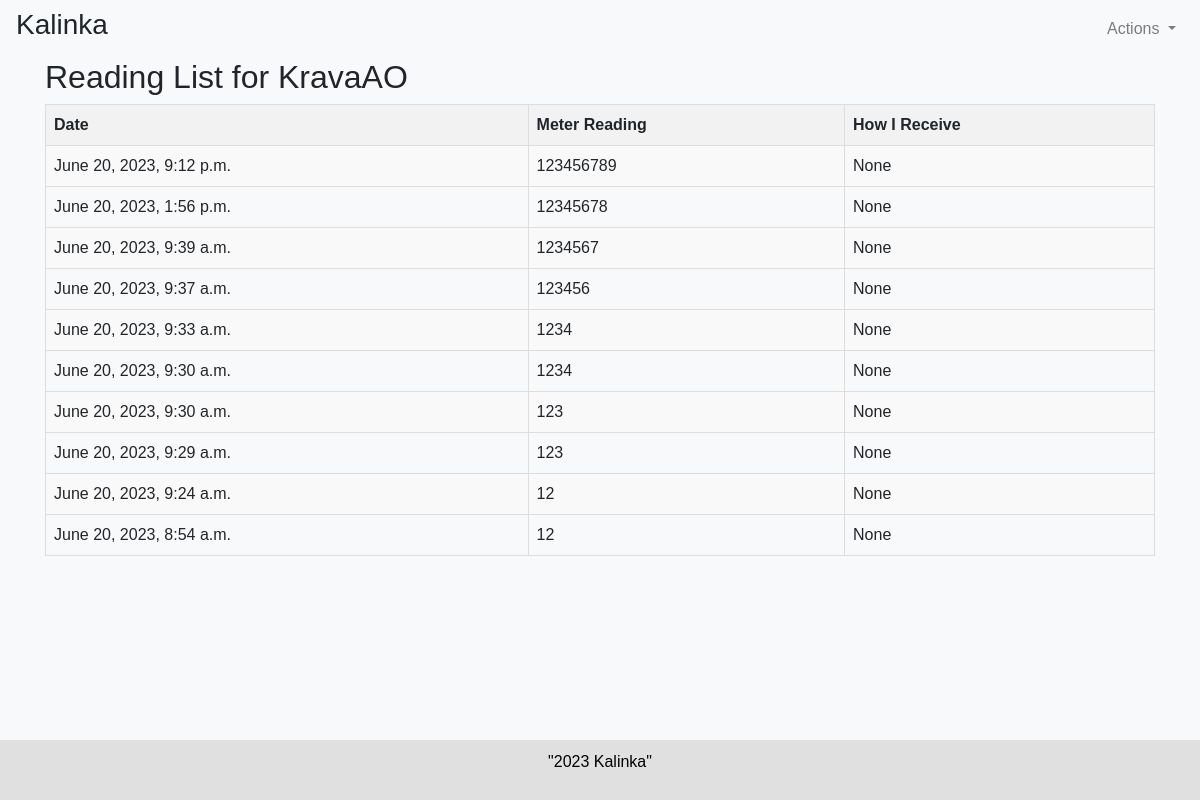
The app's page /reading_list/KravaAO/ (signed in) with its own data.
### vebschet/models.py (models this page shows, shortened)
class MeterReading(models.Model):
    user = models.ForeignKey(User, on_delete=models.CASCADE)
    reading = models.PositiveIntegerField()
    date = models.DateTimeField(auto_now_add=True)
    counter = models.ForeignKey('vebschet.UserProfile', null=True, blank=True, on_delete=models.SET_NULL)
    howireceive = models.CharField(max_length=255, null=True, blank=True)

### vebschet/views.py (the view)
# urls.py: path('reading_list/<str:username>/', views.reading_list, name='reading_list'),
@login_required
def reading_list(request, username):
    if username != request.user.username:
        return redirect('profile', username=request.user.username)
    user = User.objects.get(username=username)
    meter_readings = MeterReading.objects.filter(user=user).order_by('-date')
    return render(request, 'vebschet/reading_list.html', {'meter_readings': meter_readings, 'username': username})

### vebschet/templates/vebschet/reading_list.html (shortened to what this page needs)
{% extends "base_generic.html" %}
{% block content %}
<head>
</head>
<body>
    <h2>Reading List for {{ username }}</h2>
    <table>
        <tr>
            <th>Date</th>
            <th>Meter Reading</th>
            <th>How I Receive</th>
        </tr>
        {% for reading in meter_readings %}
        <tr>
            <td>{{ reading.date }}</td>
            <td>{{ reading.reading }}</td>
            <td>{{ reading.howireceive }}</td>
        </tr>
        {% endfor %}
    </table>
</body>
{% endblock content %}

### vebschet/templates/vebschet/base_generic.html (style rules this page uses)
body { background-color: #f8f9fa; font-family: Arial, sans-serif; }

### vebschet/templates/vebschet/reading_list.html (style rules this page uses)
table { border-collapse: collapse; width: 100%; }
th, td { border: 1px solid #ddd; padding: 8px; text-align: left; }
th { background-color: #f2f2f2; }
tr:nth-child(even) { background-color: #f9f9f9; }

### records on screen
MeterReading: date "June 20, 2023, 9:12 p.m.", reading "123456789", howireceive "None"
MeterReading: date "June 20, 2023, 1:56 p.m.", reading "12345678", howireceive "None"
MeterReading: date "June 20, 2023, 9:39 a.m.", reading "1234567", howireceive "None"
MeterReading: date "June 20, 2023, 9:37 a.m.", reading "123456", howireceive "None"
MeterReading: date "June 20, 2023, 9:33 a.m.", reading "1234", howireceive "None"
MeterReading: date "June 20, 2023, 9:30 a.m.", reading "1234", howireceive "None"
MeterReading: date "June 20, 2023, 9:30 a.m.", reading "123", howireceive "None"
MeterReading: date "June 20, 2023, 9:29 a.m.", reading "123", howireceive "None"
MeterReading: date "June 20, 2023, 9:24 a.m.", reading "12", howireceive "None"
MeterReading: date "June 20, 2023, 8:54 a.m.", reading "12", howireceive "None"

### other values on screen
{{ username }} "KravaAO"
